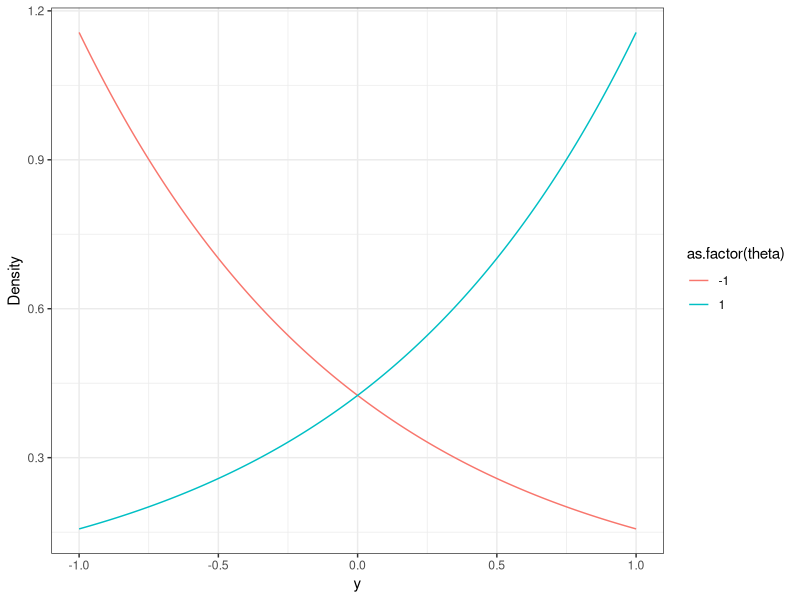
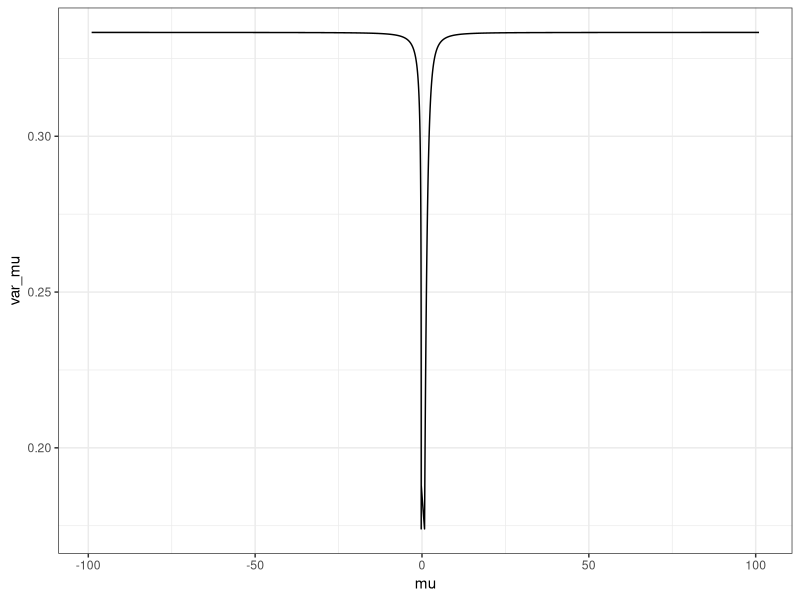
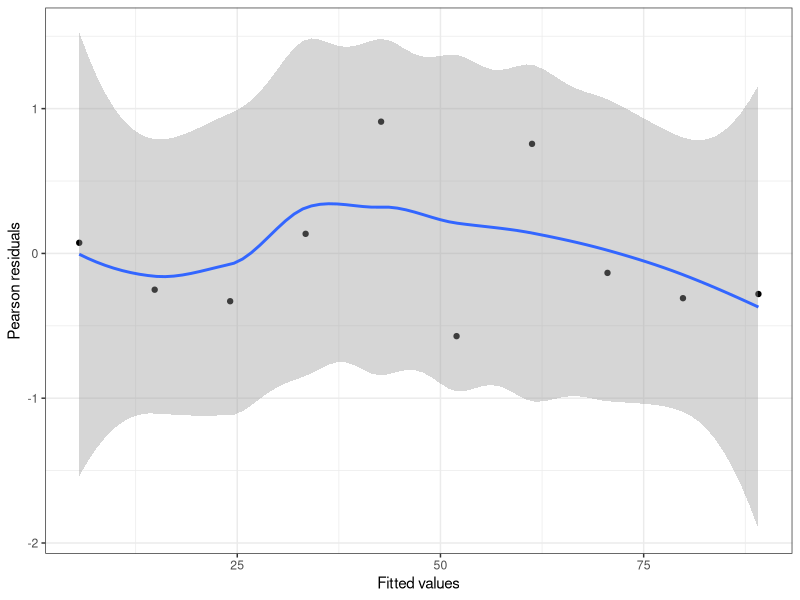
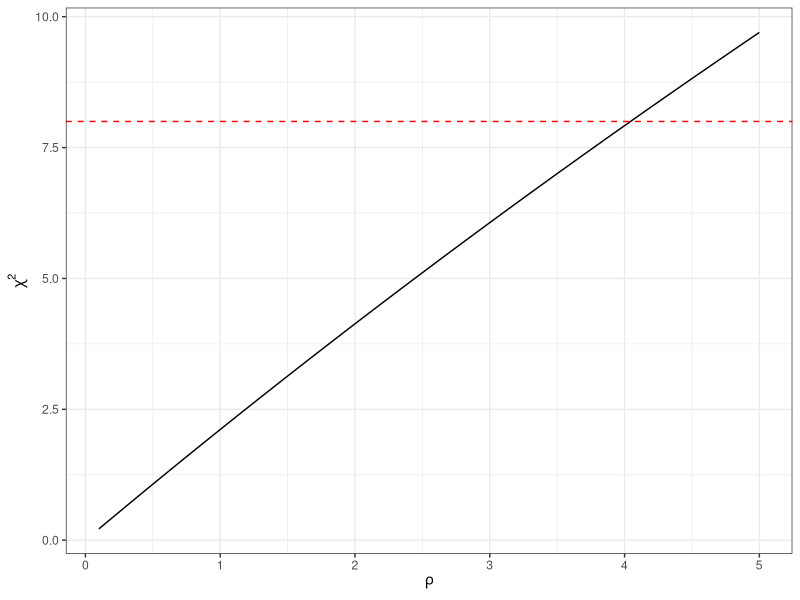

R code for these plots, in order:
## ---- chunk 1
#| message: false
#| warning: false
library(ggplot2)
library(dplyr)
c_theta <- function(theta){
  2*sinh(theta)/theta
}
dens <- function(theta, y){
  exp(theta*y)/c_theta(theta)
}
ys <- seq(-1,1, by =0.001)
dens1 <- dens(1,ys)
densneg1 <- dens(-1,ys)
df_plot <- tibble(y=rep(ys,2), dens = c(dens1,densneg1), theta = c(rep(1,length(ys)),rep(-1,length(ys))))
ggplot(df_plot, aes(x = y, y = dens, color = as.factor(theta))) + geom_line() + 
  xlab("y") + ylab("Density") + 
  theme_bw()

## ---- chunk 2
mean_value <- function(theta){
  1/cosh(theta) - 1/theta
} 
var_fun <- function(theta){
  1/theta^2 - 1/sinh(theta)^2
}
thetas <- c(seq(-2,-0.01, by = 0.001),seq(0.01,2, by =0.001 ))
mu <-  mean_value(thetas)
var_mu <- var_fun(thetas)
ggplot(data = tibble(mu = mu, var_mu = var_mu), aes(mu,var_mu)) + geom_line() + theme_bw()

## ---- chunk 3
Xi <- c(5,10,15,20,25,30,35,40,45,50)
Yi <- c(6,11,16,38,82,22,108,61,55,64)

#Designmatrix 
X <- matrix(c(rep(1,10),Xi),ncol=2)

update <- function(beta, rho){
  eta <- X %*% beta
  mu <- eta
  Z <- Yi
  W <- c(rho / (eta * (eta + rho)))
  return(lm(Z ~ Xi,weights=W)$coefficients)
}

IWLS <- function(beta.init, rho = 1, eps = 10^-6, numIter = 10){
  iter <- 0
  beta.old <- beta.init
  for(i in 1:numIter){
    beta.new <- update(beta.old, rho)
    if(dist(rbind(beta.old, beta.new)) < eps){
      iter <- i
      break
    }
    beta.old <- beta.new
  }
  return(list(beta = beta.new, iter = iter))
}


IWLS(beta.init = c(1, 1),rho = 1)
IWLS(beta.init = c(1, 1),rho = 10)
IWLS(beta.init = c(1, 1),rho = 0.1)
## ---- chunk 4
# Find MLE using our algorithm for rho = 1
rho <- 1
betahat <- IWLS(beta.init = c(1, 1), rho = rho)$beta
etahat <- X %*% betahat


# Pearson residuals 
resid <- (Yi - etahat)/(sqrt(etahat + etahat^2/rho))

# The fitted values (the etas) against the residuals: 
df_Pearson_resid <- data.frame(.fitted = etahat, .resid = resid)
ggplot(aes(.fitted,.resid), data = df_Pearson_resid) +
	geom_point() +
  geom_smooth() + 
  xlab("Fitted values") + 
  ylab("Pearson residuals") + 
  theme_bw()
## ---- chunk 5
sum(resid^2)
## ---- chunk 6
chisq <- function(rho) 
  {
  betahat <- IWLS(beta.init = c(1, 1), rho)$beta
  etahat <- c(X %*% betahat)
  # Pearson residuals 
  resid <- (Yi - etahat)/(sqrt(etahat + etahat^2/rho))
  sum(resid^2)
}

rhoseq <- seq(0.1, 5, 0.01)
chiseq <- sapply(X = rhoseq, FUN = chisq)

df_Chisq <- data.frame(rho = rhoseq, chisq = chiseq)

ggplot(data = df_Chisq, aes(x = rho, y = chisq)) +
  geom_line() +
  geom_hline(yintercept = 8, linetype = "dashed", color = "red") +
  xlab(expression(rho)) +
  ylab(expression(chi^2))+ 
  theme_bw()
## ---- chunk 7
#Find MLE using our algorithm for rho = 1
betahat <- IWLS(c(1,1), 1)$beta
etahat <- X %*% betahat

# Computing the two different values of the dispersion parameter (equation 6.5)
psihat1 <- 1/8*chisq(rho = 1)
psihat4 <- 1/8*chisq(rho = 4)

# Computing Weight matrix in both cases
What1 <- diag( as.vector( 1 / (etahat*(1 + etahat)) ))
What4 <- diag( as.vector( 4 / (etahat*(4 + etahat)) ))

#the standard errors
sd1hat <- sqrt(psihat1 %*% solve(t(X )%*% What1 %*% X)[2,2])
sd4hat <- sqrt(psihat4 %*% solve(t(X )%*% What4 %*% X)[2,2])

#The confidence intervals 
z <- qnorm(0.975)
betahat[2] + c(-z*sd4hat, z*sd4hat)
betahat[2] + c(-z*sd1hat, z*sd1hat)
